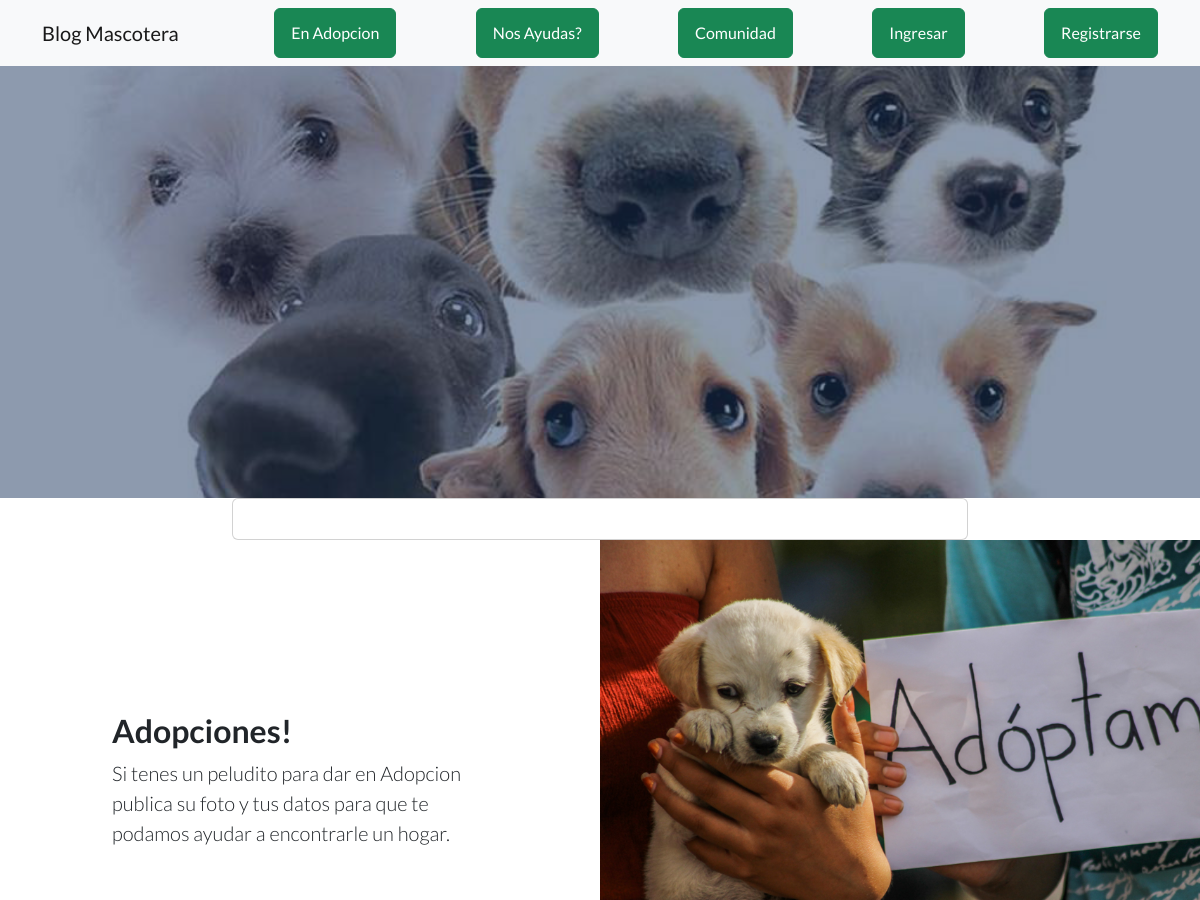
Page /AboutMe/about_me/ (upper part) on the earlier database version.
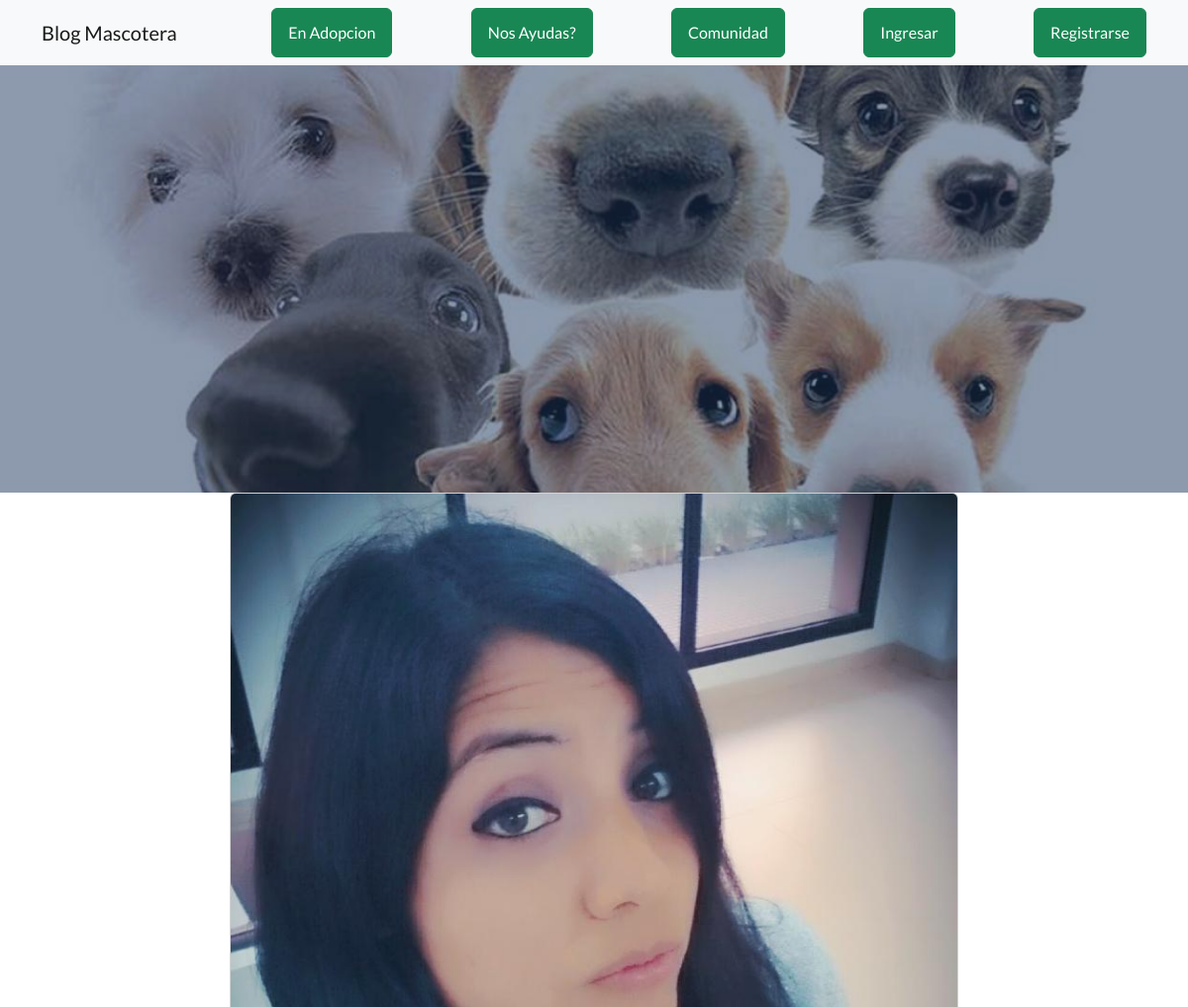
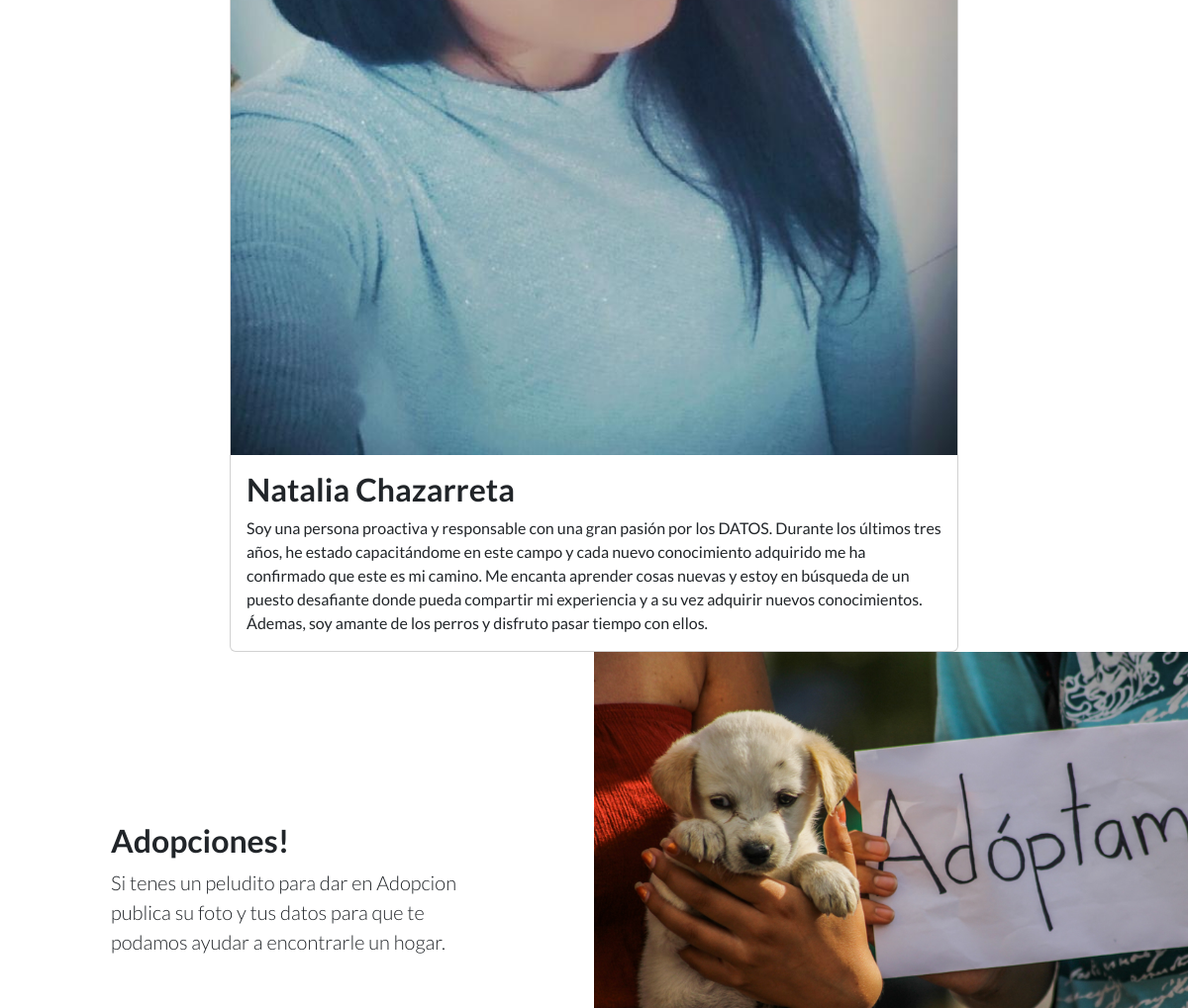
Same page on the later database version (2 pictures, top to bottom).
### AboutMe/models.py (models this page shows, shortened)
class AboutMe(models.Model):
    nombre = models.CharField(max_length=100)
    descripcion = models.TextField()
    imagen = models.ImageField(upload_to='aboutMe/', blank=True, null=True)

### AboutMe/views.py (the view)
# urls.py: path('about_me/', about_me, name='about_me'),
def about_me(request):
    about_me = AboutMe.objects.first()
    return render(request, 'AboutMe/about_me.html', {'about_me': about_me})

### AboutMe/templates/AboutMe/about_me.html
{% extends "AppInicio/padre.html" %}
{% block contenido %}
<div class="container">
  <div class="row justify-content-center">
    <div class="col-md-8">
      <div class="card">
        {% if about_me.imagen %}
          <img src="{{ about_me.imagen.url }}" alt="{{ about_me.nombre }}" class="card-img-top">
        {% endif %}
        <div class="card-body">
          <h2 class="card-title">{{ about_me.nombre }}</h2>
          <p class="card-text">{{ about_me.descripcion }}</p>
        </div>
      </div>
    </div>
  </div>
</div>
{% endblock %}

Differences in the rows shown:
added AboutMe: imagen (picture), nombre "Natalia Chazarreta", descripcion "Soy una persona proactiva y responsable con una gran pasión por los DATOS. Durante los últimos tres años, he estado capacitándome en este campo y cada nuevo conocimiento adquirido me ha confirmado que este es mi camino. Me encanta aprender cosas nuevas y estoy en búsqueda de un puesto desafiante donde pueda compartir mi experiencia y a su vez adquirir nuevos conocimientos. Ádemas, soy amante de los perros y disfruto pasar tiempo con ellos."
